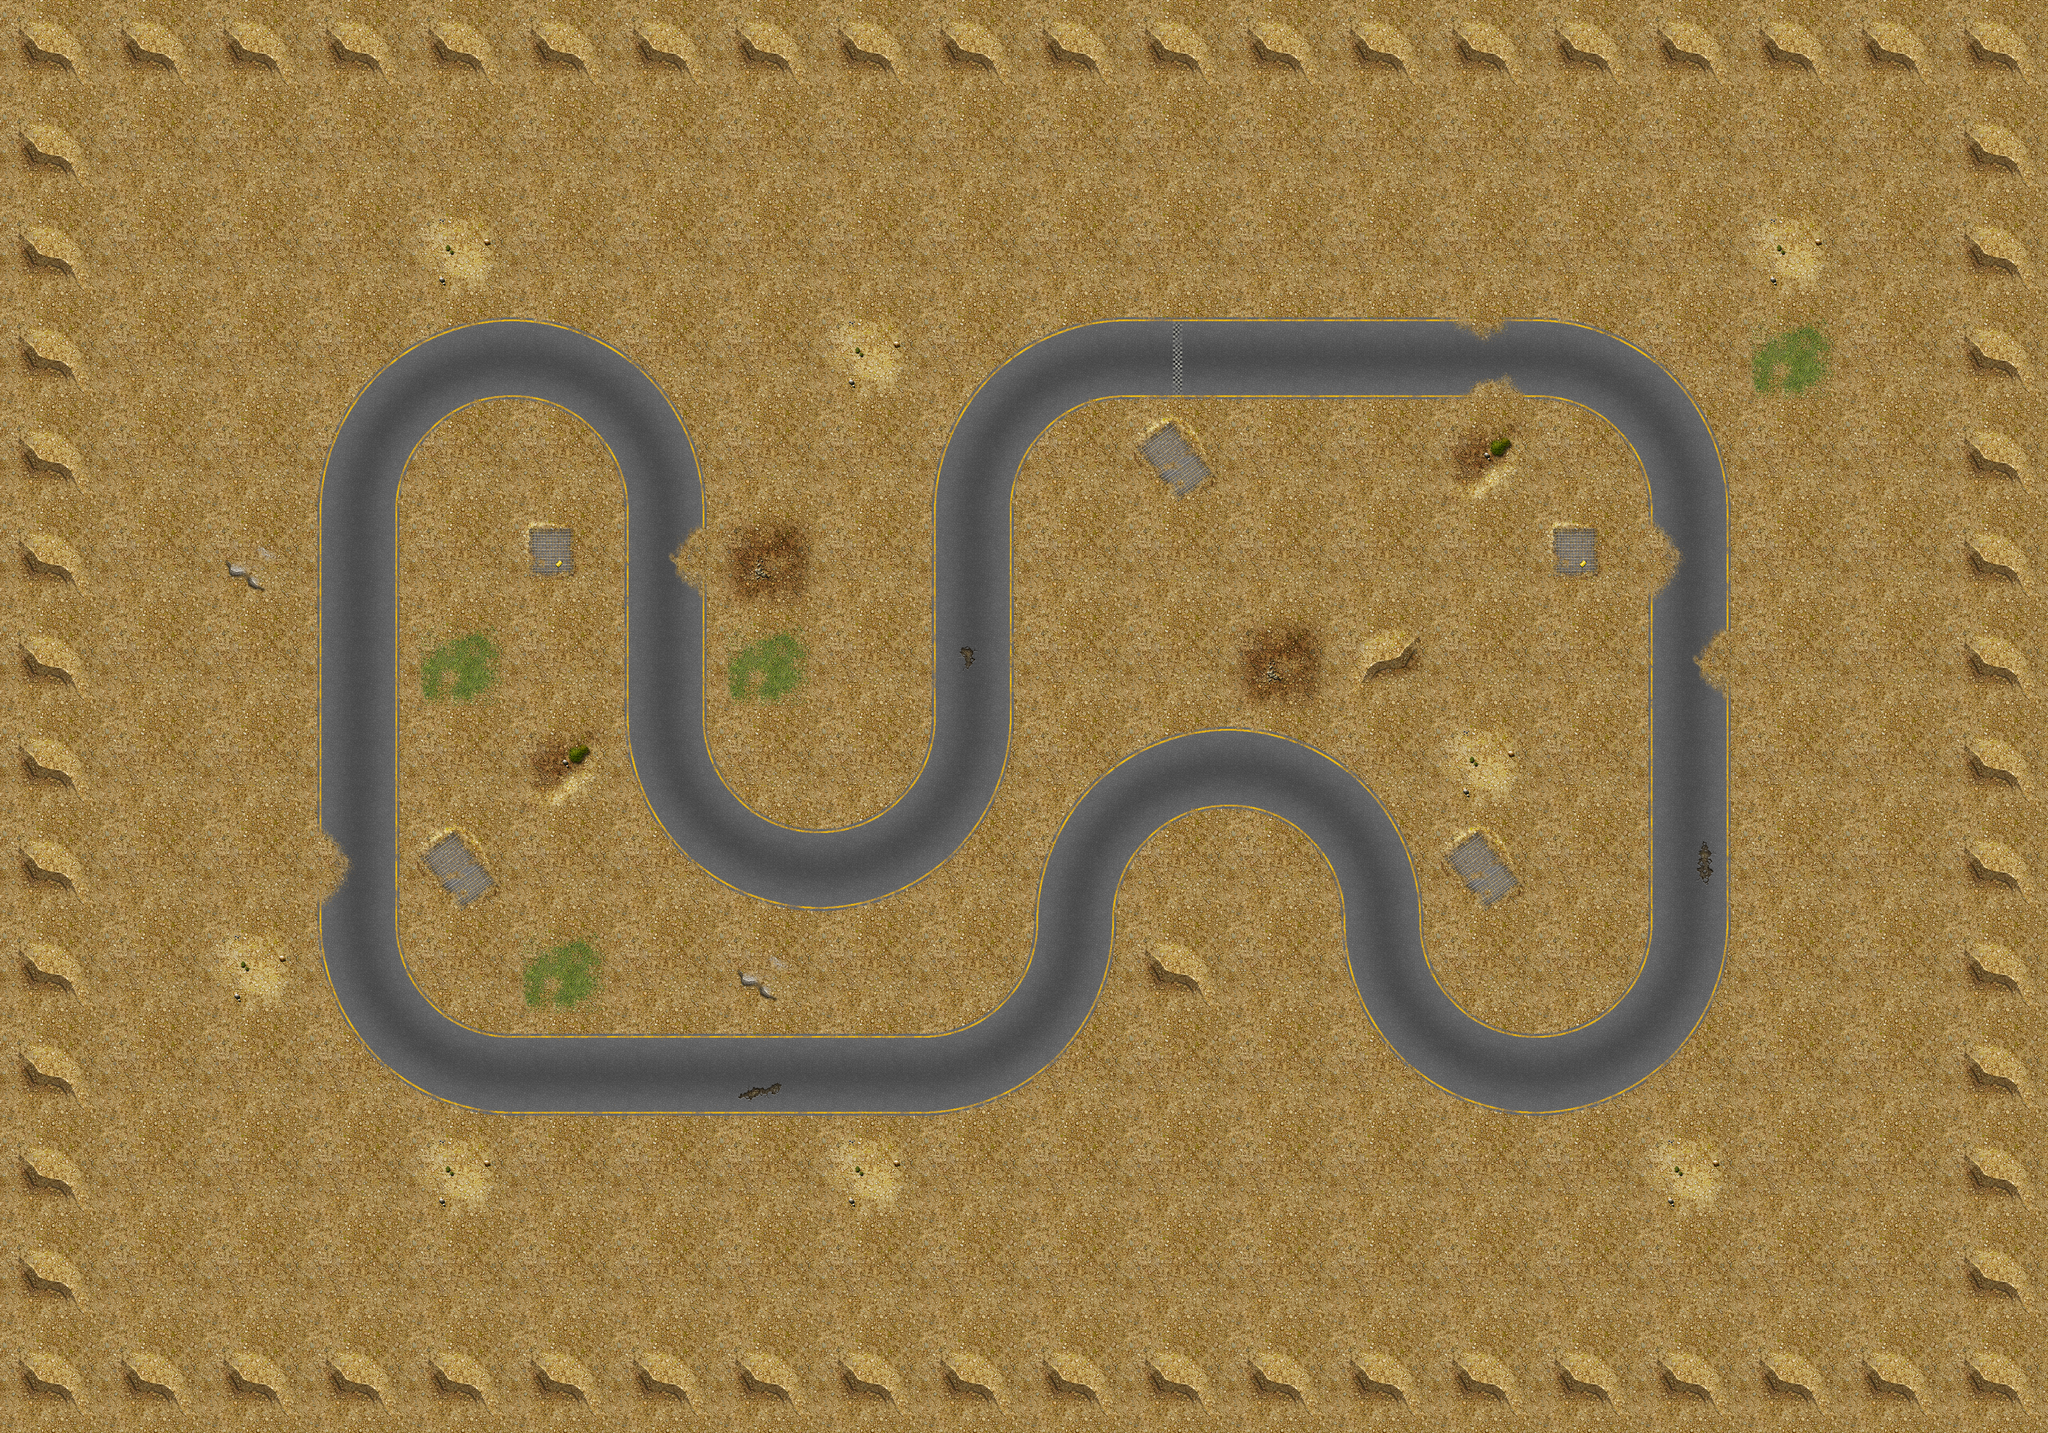

A level layout from a 2D game, rendered from its tile map. Below: a short description, then the map file with tile-grid data replaced by summaries:
An orthogonal 20x14 tile map with 224x224 px tiles, 1 tile layer (track) and 139 objects (22x tree-6, 6x tree-9, 4x palm, 2x tree-5, 2x tree-7, ...).

<map height="14" orientation="orthogonal" tileheight="224" tilewidth="224" version="1.0" width="20">
 <properties><property name="blended tiles" value="" />
  <property name="name" value="Boring long desert" />
 </properties>
 <tileset firstgid="1" name="desert" tileheight="224" tilewidth="224">
  <image height="2464" source="tilesets/desert/224.png" width="896" />
  <tile id="7">
   <properties>
    <property name="type" value="start" />
   </properties>
  </tile>
  <tile id="11">
   <properties>
    <property name="type" value="start" />
   </properties>
  </tile>
 </tileset>
 <layer height="14" name="track" width="20">
  <properties>
   <property name="start" value="right" />
  </properties>
  <data>[280 cells, 280 non-empty, 35 distinct tile ids]</data>
 </layer>
 <objectgroup color="#00ff00" height="14" name="static-meshes" visible="0" width="20" />
 <objectgroup color="#55ffff" height="14" name="trees-" visible="0" width="20">
  <object height="68" name="palm" type="palm" width="61" x="1330" y="1032">
   <properties>
    <property name="scale" value="4" />
   </properties>
  </object>
  <object height="68" name="palm" type="palm" width="61" x="1764" y="1047">
   <properties>
    <property name="scale" value="5" />
   </properties>
  </object>
  <object height="68" name="palm" type="palm" width="61" x="1560" y="1129">
   <properties>
    <property name="scale" value="5" />
   </properties>
  </object>
  <object height="68" name="palm" type="palm" width="61" x="1001" y="1260">
   <properties>
    <property name="scale" value="5" />
   </properties>
  </object>
 </objectgroup>
 <objectgroup color="#55ffff" height="14" name="trees" width="20">
  <object height="68" name="tree-2" type="tree-2" width="61" x="3253" y="1623">
   <properties>
    <property name="scale" value="2" />
   </properties>
  </object>
  <object height="68" name="tree-5" type="tree-5" width="61" x="1460" y="2120">
   <properties>
    <property name="scale" value="4" />
   </properties>
  </object>
  <object height="68" name="tree-6" type="tree-6" width="61" x="989" y="1141">
   <properties>
    <property name="scale" value="4" />
   </properties>
  </object>
  <object height="68" name="tree-7" type="tree-7" width="61" x="3121" y="1444">
   <properties>
    <property name="scale" value="4" />
   </properties>
  </object>
  <object height="68" name="tree-6" type="tree-6" width="61" x="2666" y="2022">
   <properties>
    <property name="scale" value="5" />
   </properties>
  </object>
  <object height="68" name="tree-9" type="tree-9" width="61" x="2428" y="1183">
   <properties>
    <property name="scale" value="5" />
   </properties>
  </object>
  <object height="68" name="tree-9" type="tree-9" width="61" x="1096" y="1742">
   <properties>
    <property name="scale" value="5" />
   </properties>
  </object>
  <object height="68" name="tree-7" type="tree-7" width="61" x="1788" y="1490">
   <properties>
    <property name="scale" value="4" />
   </properties>
  </object>
  <object height="68" name="tree-1" type="tree-1" width="61" x="2033" y="741">
   <properties>
    <property name="scale" value="1.25" />
   </properties>
  </object>
  <object height="68" name="tree-5" type="tree-5" width="61" x="3762" y="667">
   <properties>
    <property name="scale" value="3" />
   </properties>
  </object>
  <object height="68" name="tree-6" type="tree-6" width="61" x="1462" y="769">
   <properties>
    <property name="scale" value="4" />
   </properties>
  </object>
  <object height="68" name="tree-9" type="tree-9" width="61" x="1252" y="1980">
   <properties>
    <property name="scale" value="5" />
   </properties>
  </object>
  <object height="68" name="tree-9" type="tree-9" width="61" x="1732" y="1086">
   <properties>
    <property name="scale" value="5" />
   </properties>
  </object>
  <object height="68" name="tree-9" type="tree-9" width="61" x="2739" y="1293">
   <properties>
    <property name="scale" value="5" />
   </properties>
  </object>
  <object height="68" name="tree-9" type="tree-9" width="61" x="2796" y="1103">
   <properties>
    <property name="scale" value="5" />
   </properties>
  </object>
  <object height="68" name="tree-6" type="tree-6" width="61" x="2499" y="2211">
   <properties>
    <property name="scale" value="5" />
   </properties>
  </object>
  <object height="68" name="tree-6" type="tree-6" width="61" x="2875" y="2314">
   <properties>
    <property name="scale" value="5" />
   </properties>
  </object>
  <object height="68" name="tree-6" type="tree-6" width="61" x="2621" y="1066">
   <properties>
    <property name="scale" value="5" />
   </properties>
  </object>
  <object height="68" name="tree-6" type="tree-6" width="61" x="2942" y="1278">
   <properties>
    <property name="scale" value="5" />
   </properties>
  </object>
  <object height="68" name="tree-6" type="tree-6" width="61" x="3227" y="1238">
   <properties>
    <property name="scale" value="5" />
   </properties>
  </object>
  <object height="68" name="tree-6" type="tree-6" width="61" x="1145" y="1408">
   <properties>
    <property name="scale" value="5" />
   </properties>
  </object>
  <object height="68" name="tree-6" type="tree-6" width="61" x="1739" y="729">
   <properties>
    <property name="scale" value="5" />
   </properties>
  </object>
  <object height="68" name="tree-6" type="tree-6" width="61" x="705" y="641">
   <properties>
    <property name="scale" value="5" />
   </properties>
  </object>
  <object height="68" name="tree-6" type="tree-6" width="61" x="1724" y="2050">
   <properties>
    <property name="scale" value="5" />
   </properties>
  </object>
  <object height="68" name="tree-6" type="tree-6" width="61" x="1987" y="2038">
   <properties>
    <property name="scale" value="5" />
   </properties>
  </object>
  <object height="68" name="tree-6" type="tree-6" width="61" x="2308" y="1544">
   <properties>
    <property name="scale" value="5" />
   </properties>
  </object>
  <object height="68" name="tree-6" type="tree-6" width="61" x="2502" y="1369">
   <properties>
    <property name="scale" value="5" />
   </properties>
  </object>
  <object height="68" name="tree-6" type="tree-6" width="61" x="1199" y="593">
   <properties>
    <property name="scale" value="5" />
   </properties>
  </object>
  <object height="68" name="tree-6" type="tree-6" width="61" x="2466" y="587">
   <properties>
    <property name="scale" value="5" />
   </properties>
  </object>
  <object height="68" name="tree-6" type="tree-6" width="61" x="3045" y="1169">
   <properties>
    <property name="scale" value="5" />
   </properties>
  </object>
  <object height="68" name="tree-6" type="tree-6" width="61" x="3387" y="653">
   <properties>
    <property name="scale" value="5" />
   </properties>
  </object>
  <object height="68" name="tree-6" type="tree-6" width="61" x="2987" y="635">
   <properties>
    <property name="scale" value="5" />
   </properties>
  </object>
  <object height="68" name="tree-6" type="tree-6" width="61" x="3867" y="1043">
   <properties>
    <property name="scale" value="5" />
   </properties>
  </object>
  <object height="68" name="tree-6" type="tree-6" width="61" x="3882" y="1643">
   <properties>
    <property name="scale" value="5" />
   </properties>
  </object>
 </objectgroup>
 <objectgroup color="#ffff00" height="14" name="lights" width="20">
  <!-- 38 objects omitted --></objectgroup>
 <objectgroup color="#a40002" height="14" name="walls" width="20">
  <!-- 23 objects omitted --></objectgroup>
 <objectgroup color="#e5f100" height="14" name="sectors" visible="0" width="20">
  <!-- 39 objects omitted --></objectgroup>
 <objectgroup color="#e3e600" height="14" name="route" visible="0" width="20">
  <!-- 1 objects omitted --></objectgroup>
</map>
<!-- 101 of 139 objects omitted -->
